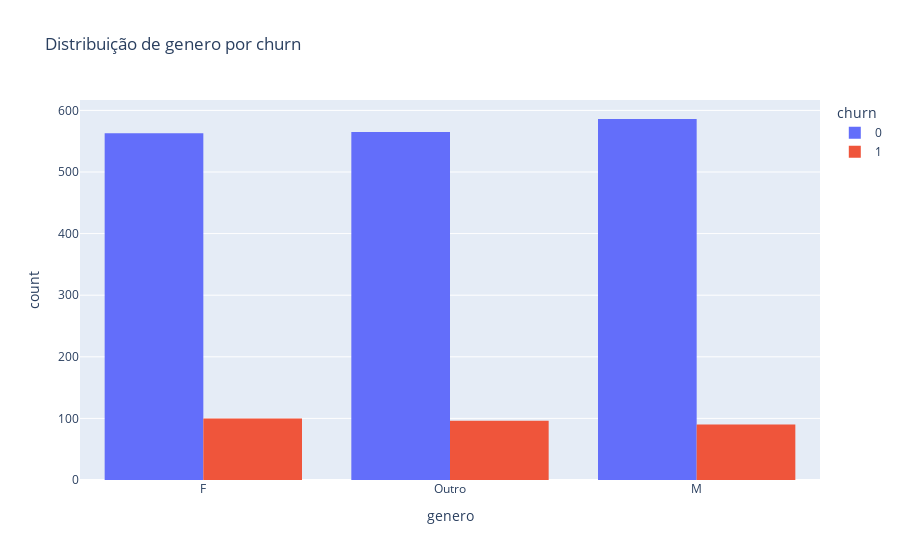

The cell this chart's notebook holds for it:
### Code cell
for col in category_columns:
    fig = px.histogram(df_employee, x=col, color='churn', barmode='group',
                       title=f'Distribuição de {col} por churn')
    fig.show()

### Figure 1 — Plotly figure (JSON) as saved in the notebook; plotly's stock layout.template omitted (floating-point values rounded to 4 significant figures; data arrays with more than 128 entries replaced by an {"elided": "..."} marker saying what was removed)
{"data": [{"alignmentgroup": "True", "bingroup": "x", "hovertemplate": "churn=0<br>genero=%{x}<br>count=%{y}<extra></extra>", "legendgroup": "0", "marker": {"color": "#636efa", "pattern": {"shape": ""}}, "name": "0", "offsetgroup": "0", "orientation": "v", "showlegend": true, "type": "histogram", "x": {"elided": "1714 str values"}, "xaxis": "x", "yaxis": "y"}, {"alignmentgroup": "True", "bingroup": "x", "hovertemplate": "churn=1<br>genero=%{x}<br>count=%{y}<extra></extra>", "legendgroup": "1", "marker": {"color": "#EF553B", "pattern": {"shape": ""}}, "name": "1", "offsetgroup": "1", "orientation": "v", "showlegend": true, "type": "histogram", "x": {"elided": "286 str values"}, "xaxis": "x", "yaxis": "y"}], "layout": {"barmode": "group", "legend": {"title": {"text": "churn"}, "tracegroupgap": 0}, "title": {"text": "Distribuição de genero por churn"}, "xaxis": {"anchor": "y", "domain": [0, 1], "title": {"text": "genero"}}, "yaxis": {"anchor": "x", "domain": [0, 1], "title": {"text": "count"}}}}
